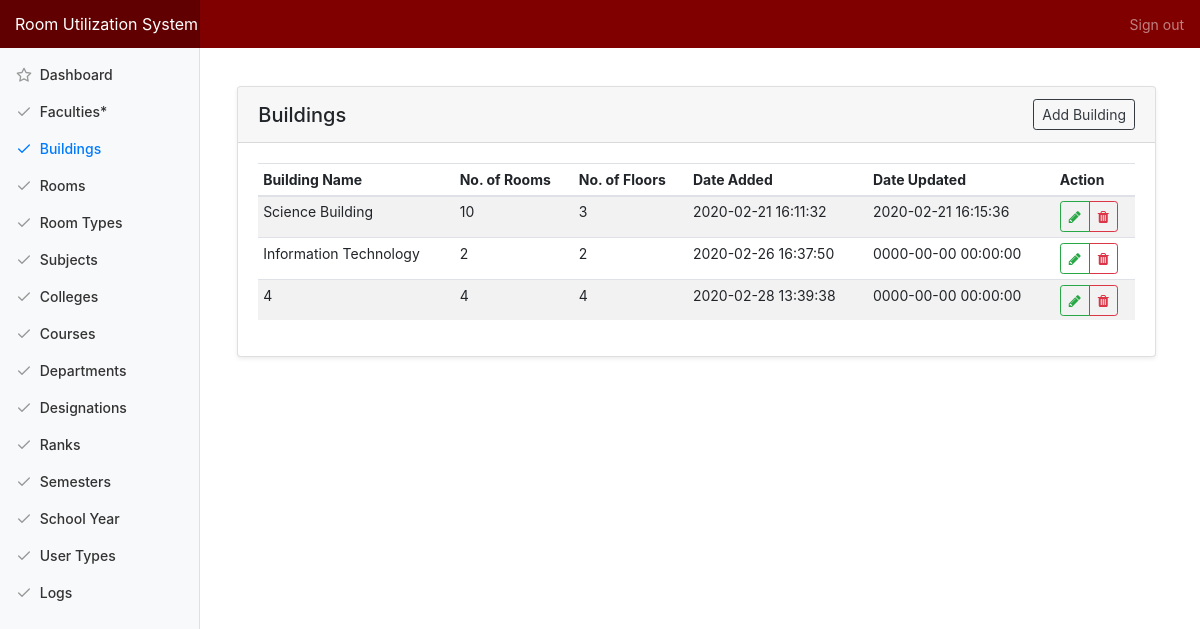
The app's page /index.php/admin/building, older data.
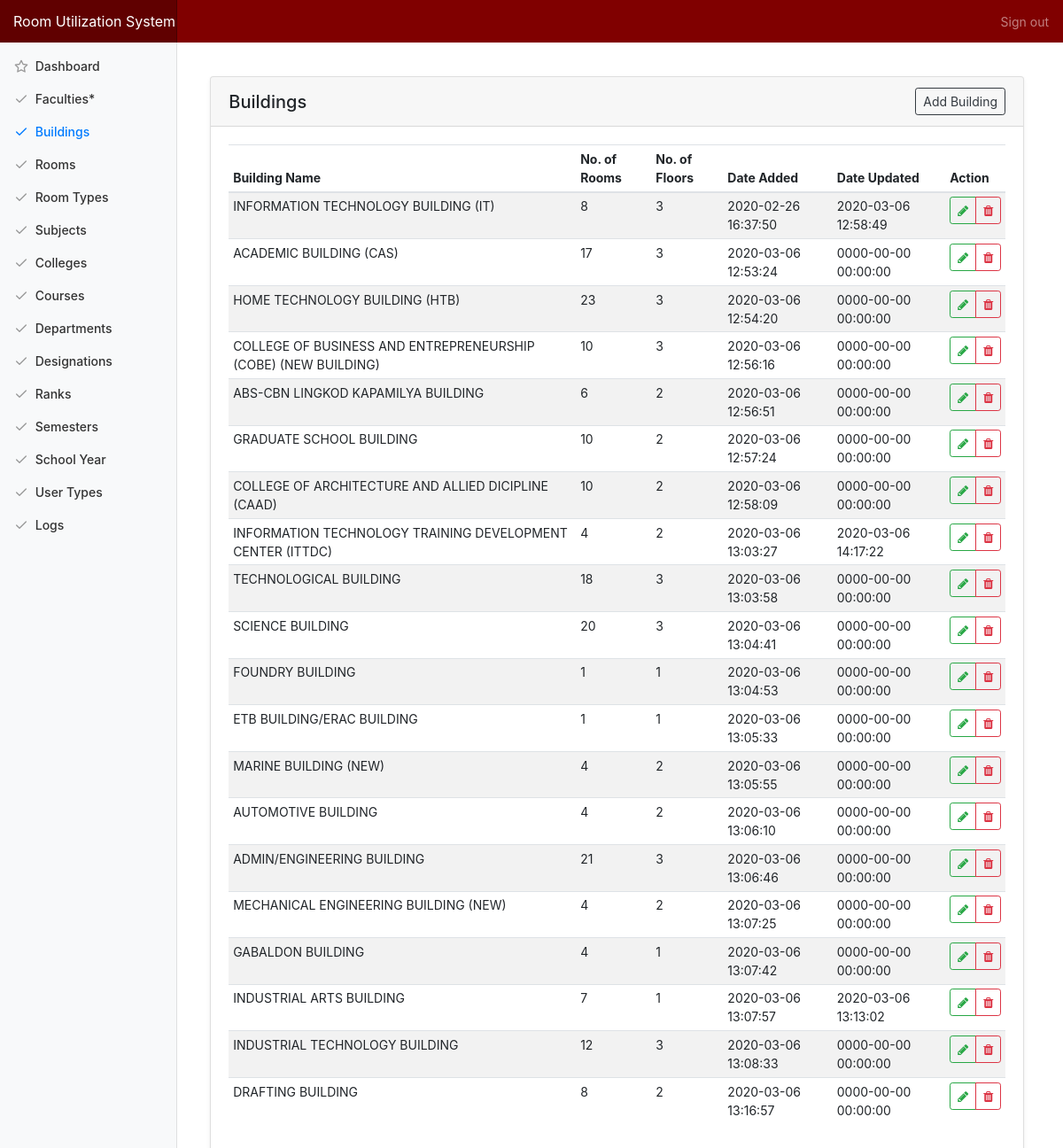
The same page, newer data.
### tables this page shows
CREATE TABLE `tbl_building` (
  `building_id` int(10) NOT NULL,
  `building_name` varchar(255) NOT NULL,
  `no_of_rooms` int(10) NOT NULL,
  `no_of_floors` int(10) NOT NULL,
  `building_added` datetime NOT NULL DEFAULT current_timestamp(),
  `building_modified` datetime NOT NULL DEFAULT '0000-00-00 00:00:00' ON UPDATE current_timestamp()
);

### application/controllers/Admin.php (called while the page is built, shortened)
<?php
class Admin extends CI_Controller {
	public function building(){
		$data['title'] = "Buildings";
		$data['buildings'] = $this->main_model->getBuildings();
		$this->load->view('templates/header', $data);
		$this->load->view('admin/building');
		$this->load->view('templates/footer');
	}
}

### index.php (called while the page is built, shortened)
<?php
require_once BASEPATH.'core/CodeIgniter.php';

### application/models/Main_model.php (called while the page is built, shortened)
<?php defined('BASEPATH') OR exit('No direct script access allowed');
Class Main_model extends CI_Model{
	public function getBuildings(){
		return $this->db->get('tbl_building')->result_array();
	}
}

### application/views/admin/building.php (the view, shortened to what this page needs)
<?php $this->load->view('templates/nav'); ?>
<div class="container-fluid">
  <div class="row">
    <?php $this->load->view('templates/side');?>
    <main role="main" class="col-md-9 ml-sm-auto col-lg-10 pt-4 px-4 mb-3">
      <div class="card shadow-sm">
			  <h5 class="card-header d-flex justify-content-between align-items-center">
          <?=$title?>
          <a href="#" class="btn btn-outline-dark btn-sm" data-toggle="modal" data-target="#modal_building_add">Add Building</a>
        </h5>
			  <div class="card-body">
          <table class="table table-striped table-hover table-sm">
            <thead>
              <tr>
                <th>Building Name</th>
                <th>No. of Rooms</th>
                <th>No. of Floors</th>
                <th>Date Added</th>
                <th>Date Updated</th>
                <th>Action</th>
              </tr>
            </thead>
            <tbody>
              <?php foreach ($buildings as $row) {?>
              <tr>
                <td><?=$row['building_name']?></td>
                <td><?=$row['no_of_rooms']?></td>
                <td><?=$row['no_of_floors']?></td>
                <td><?=$row['building_added']?></td>
                <td><?=$row['building_modified']?></td>
                <td>
                  <div class="btn-group" role="group">
                    <a href="#" class="btn btn-sm btn-outline-success action-btn updateBuilding" id="<?=$row['building_id']?>//<?=$row['building_name']?>//<?=$row['no_of_rooms']?>//<?=$row['no_of_floors']?>" data-toggle="modal" data-target="#modal_building_update" data-toggle="tooltip" data-placement="top" title="Update Building">
                      <span class="fa fa-pencil"></span>
                    </a>
                    <a href="#" id="<?=base_url('admin/delete/building/'.$row['building_id'])?>" class="btn btn-sm btn-outline-danger action-btn delete" data-toggle="tooltip" data-placement="top" title="Delete Building">
                      <span class="fa fa-trash"></span>
                    </a>
                  </div>
                </td>
              </tr>
              <?php } ?>
            </tbody>
          </table>
			  </div>
			</div>
   </main>
  </div>
</div>

### application/views/templates/header.php (shortened to what this page needs)
<!DOCTYPE html>
<html lang="en">
<head>
	<link rel="stylesheet" type="text/css" href="<?=base_url('assets/css/bootstrap.min.css')?>">
	<link rel="stylesheet" type="text/css" href="<?=base_url('assets/css/bootstrap-select.min.css')?>">
	<link rel="stylesheet" type="text/css" href="<?=base_url('assets/css/dashboard.css')?>">
	<link rel="stylesheet" type="text/css" href="<?=base_url('assets/css/dataTables.bootstrap4.min.css')?>">
	<link rel="stylesheet" type="text/css" href="<?=base_url('assets/css/jquery-confirm.min.css')?>">
	<link rel="stylesheet" type="text/css" href="<?=base_url('assets/css/font-awesome.min.css')?>">
	<link rel="stylesheet" type="text/css" href="<?=base_url('assets/css/floating-labels.css') ?>">
	<link rel="stylesheet" type="text/css" href="<?=base_url('assets/css/rus.css')?>">
</head>
<body>

### application/views/templates/nav.php (shortened to what this page needs)
<nav class="navbar navbar-dark fixed-top flex-md-nowrap p-0" style="background:#800000">
  <a class="navbar-brand col-sm-3 col-md-2 mr-0" href="#">Room Utilization System</a>
  <ul class="navbar-nav px-3">
    <li class="nav-item text-nowrap">
      <a class="nav-link" href="<?=base_url('auth/logout')?>">Sign out</a>
    </li>
  </ul>
</nav>
<br>
<br>

### application/views/templates/side.php (shortened to what this page needs)
<nav class="col-md-2 d-none d-md-block bg-light sidebar">
  <div class="sidebar-sticky">
    <ul class="nav flex-column">
      <li class="nav-item">
        <a class="nav-link <?=($title=='Dashboard')?'active':'';?>" href="<?=base_url('admin')?>">
          <span data-feather="star"></span>
          Dashboard
        </a>
      </li>
      <li class="nav-item">
        <a class="nav-link <?=($title=='Faculties')?'active':'';?>" href="<?=base_url('admin/faculty')?>">
          <span data-feather="check"></span>
          Faculties*
        </a>
      </li>
      <li class="nav-item">
        <a class="nav-link <?=($title=='Buildings')?'active':'';?>" href="<?=base_url('admin/building')?>">
          <span data-feather="check"></span>
          Buildings
        </a>
      </li>
      <li class="nav-item">
        <a class="nav-link <?=($title=='Rooms')?'active':'';?>" href="<?=base_url('admin/room')?>">
          <span data-feather="check"></span>
          Rooms
        </a>
      </li>
      <li class="nav-item">
        <a class="nav-link <?=($title=='Room Types')?'active':'';?>" href="<?=base_url('admin/room_type')?>">
          <span data-feather="check"></span>
          Room Types
        </a>
      </li>
      <li class="nav-item">
        <a class="nav-link <?=($title=='Subjects')?'active':'';?>" href="<?=base_url('admin/subject')?>">
          <span data-feather="check"></span>
          Subjects
        </a>
      </li>
      <li class="nav-item">
        <a class="nav-link <?=($title=='Colleges')?'active':'';?>" href="<?=base_url('admin/college')?>">
          <span data-feather="check"></span>
          Colleges
        </a>
      </li>
      <li class="nav-item">
        <a class="nav-link <?=($title=='Courses')?'active':'';?>" href="<?=base_url('admin/course')?>">
          <span data-feather="check"></span>
          Courses
        </a>
      </li>
      <li class="nav-item">
        <a class="nav-link <?=($title=='Departments')?'active':'';?>" href="<?=base_url('admin/department')?>">
          <span data-feather="check"></span>
          Departments
        </a>
      </li>
      <li class="nav-item">
        <a class="nav-link <?=($title=='Designations')?'active':'';?>" href="<?=base_url('admin/designation')?>">
          <span data-feather="check"></span>
          Designations
        </a>
      </li>
      <li class="nav-item">
        <a class="nav-link <?=($title=='Ranks')?'active':'';?>" href="<?=base_url('admin/rank')?>">
          <span data-feather="check"></span>
          Ranks
        </a>
      </li>
      <li class="nav-item">
        <a class="nav-link <?=($title=='Semesters')?'active':'';?>" href="<?=base_url('admin/semester')?>">
          <span data-feather="check"></span>
          Semesters
        </a>
      </li>
      <li class="nav-item">
        <a class="nav-link <?=($title=='School Year')?'active':'';?>" href="<?=base_url('admin/sy')?>">
          <span data-feather="check"></span>
          School Year
        </a>
      </li>
      <li class="nav-item">
        <a class="nav-link <?=($title=='User Types')?'active':'';?>" href="<?=base_url('admin/user_type')?>">
          <span data-feather="check"></span>
          User Types
        </a>
      </li>
      <li class="nav-item">
        <a class="nav-link <?=($title=='Logs')?'active':'';?>" href="<?=base_url('admin/logs')?>">
          <span data-feather="check"></span>
          Logs
        </a>
      </li>
    </ul>
  </div>
</nav>

### application/views/templates/footer.php (shortened to what this page needs)
</body>
</html>

### assets/css/dashboard.css (style rules this page uses)
body { font-size: .875rem; }
.feather { width: 16px; height: 16px; vertical-align: text-bottom; }
.sidebar { position: fixed; top: 0; bottom: 0; left: 0; z-index: 100; padding: 48px 0 0; box-shadow: inset -1px 0 0 rgba(0, 0, 0, .1); }
.sidebar-sticky { position: relative; top: 0; height: calc(100vh - 48px); padding-top: .5rem; overflow-x: hidden; overflow-y: auto; }
.sidebar .nav-link { font-weight: 500; color: #333; }
.sidebar .nav-link .feather { margin-right: 4px; color: #999; }
.sidebar .nav-link.active { color: #007bff; }
.sidebar .nav-link:hover .feather, .sidebar .nav-link.active .feather { color: inherit; }
[role="main"] { padding-top: 133px; }
@media (min-width: 768px) { [role="main"] { padding-top: 48px; } }
.navbar-brand { padding-top: .75rem; padding-bottom: .75rem; font-size: 1rem; background-color: rgba(0, 0, 0, .25); box-shadow: inset -1px 0 0 rgba(0, 0, 0, .25); }

### assets/css/floating-labels.css (style rules this page uses)
body { padding: 20px; the following line fixes a blink in chrome https://code.google.com/p/chromium/issues/detail?id=108025 -webkit-backface-visibility: hidden; }

### assets/css/rus.css (style rules this page uses)
nav { z-index: 101; }

Row changes from the older to the newer data that the page shows:
removed tbl_building: building_name "Science Building", no_of_rooms "10", no_of_floors "3", building_added "2020-02-21 16:11:32", building_modified "2020-02-21 16:15:36"
removed tbl_building: building_name "4", no_of_rooms "4", no_of_floors "4", building_added "2020-02-28 13:39:38", building_modified "0000-00-00 00:00:00"
changed tbl_building: building_name "Information Technology" → "INFORMATION TECHNOLOGY BUILDING (IT)"; no_of_rooms "2" → "8"; no_of_floors "2" → "3"; building_modified "0000-00-00 00:00:00" → "2020-03-06 12:58:49"
added tbl_building: building_name "ACADEMIC BUILDING (CAS)", no_of_rooms "17", no_of_floors "3", building_added "2020-03-06 12:53:24", building_modified "0000-00-00 00:00:00"
added tbl_building: building_name "HOME TECHNOLOGY BUILDING (HTB)", no_of_rooms "23", no_of_floors "3", building_added "2020-03-06 12:54:20", building_modified "0000-00-00 00:00:00"
added tbl_building: building_name "COLLEGE OF BUSINESS AND ENTREPRENEURSHIP (COBE) (NEW BUILDING)", no_of_rooms "10", no_of_floors "3", building_added "2020-03-06 12:56:16", building_modified "0000-00-00 00:00:00"
added tbl_building: building_name "ABS-CBN LINGKOD KAPAMILYA BUILDING", no_of_rooms "6", no_of_floors "2", building_added "2020-03-06 12:56:51", building_modified "0000-00-00 00:00:00"
added tbl_building: building_name "GRADUATE SCHOOL BUILDING", no_of_rooms "10", no_of_floors "2", building_added "2020-03-06 12:57:24", building_modified "0000-00-00 00:00:00"
added tbl_building: building_name "COLLEGE OF ARCHITECTURE AND ALLIED DICIPLINE (CAAD)", no_of_rooms "10", no_of_floors "2", building_added "2020-03-06 12:58:09", building_modified "0000-00-00 00:00:00"
added tbl_building: building_name "INFORMATION TECHNOLOGY TRAINING DEVELOPMENT CENTER (ITTDC)", no_of_rooms "4", no_of_floors "2", building_added "2020-03-06 13:03:27", building_modified "2020-03-06 14:17:22"
added tbl_building: building_name "TECHNOLOGICAL BUILDING", no_of_rooms "18", no_of_floors "3", building_added "2020-03-06 13:03:58", building_modified "0000-00-00 00:00:00"
added tbl_building: building_name "SCIENCE BUILDING", no_of_rooms "20", no_of_floors "3", building_added "2020-03-06 13:04:41", building_modified "0000-00-00 00:00:00"
added tbl_building: building_name "FOUNDRY BUILDING", no_of_rooms "1", no_of_floors "1", building_added "2020-03-06 13:04:53", building_modified "0000-00-00 00:00:00"
added tbl_building: building_name "ETB BUILDING/ERAC BUILDING", no_of_rooms "1", no_of_floors "1", building_added "2020-03-06 13:05:33", building_modified "0000-00-00 00:00:00"
added tbl_building: building_name "MARINE BUILDING (NEW)", no_of_rooms "4", no_of_floors "2", building_added "2020-03-06 13:05:55", building_modified "0000-00-00 00:00:00"
added tbl_building: building_name "AUTOMOTIVE BUILDING", no_of_rooms "4", no_of_floors "2", building_added "2020-03-06 13:06:10", building_modified "0000-00-00 00:00:00"
added tbl_building: building_name "ADMIN/ENGINEERING BUILDING", no_of_rooms "21", no_of_floors "3", building_added "2020-03-06 13:06:46", building_modified "0000-00-00 00:00:00"
added tbl_building: building_name "MECHANICAL ENGINEERING BUILDING (NEW)", no_of_rooms "4", no_of_floors "2", building_added "2020-03-06 13:07:25", building_modified "0000-00-00 00:00:00"
added tbl_building: building_name "GABALDON BUILDING", no_of_rooms "4", no_of_floors "1", building_added "2020-03-06 13:07:42", building_modified "0000-00-00 00:00:00"
added tbl_building: building_name "INDUSTRIAL ARTS BUILDING", no_of_rooms "7", no_of_floors "1", building_added "2020-03-06 13:07:57", building_modified "2020-03-06 13:13:02"
added tbl_building: building_name "INDUSTRIAL TECHNOLOGY BUILDING", no_of_rooms "12", no_of_floors "3", building_added "2020-03-06 13:08:33", building_modified "0000-00-00 00:00:00"
added tbl_building: building_name "DRAFTING BUILDING", no_of_rooms "8", no_of_floors "2", building_added "2020-03-06 13:16:57", building_modified "0000-00-00 00:00:00"
